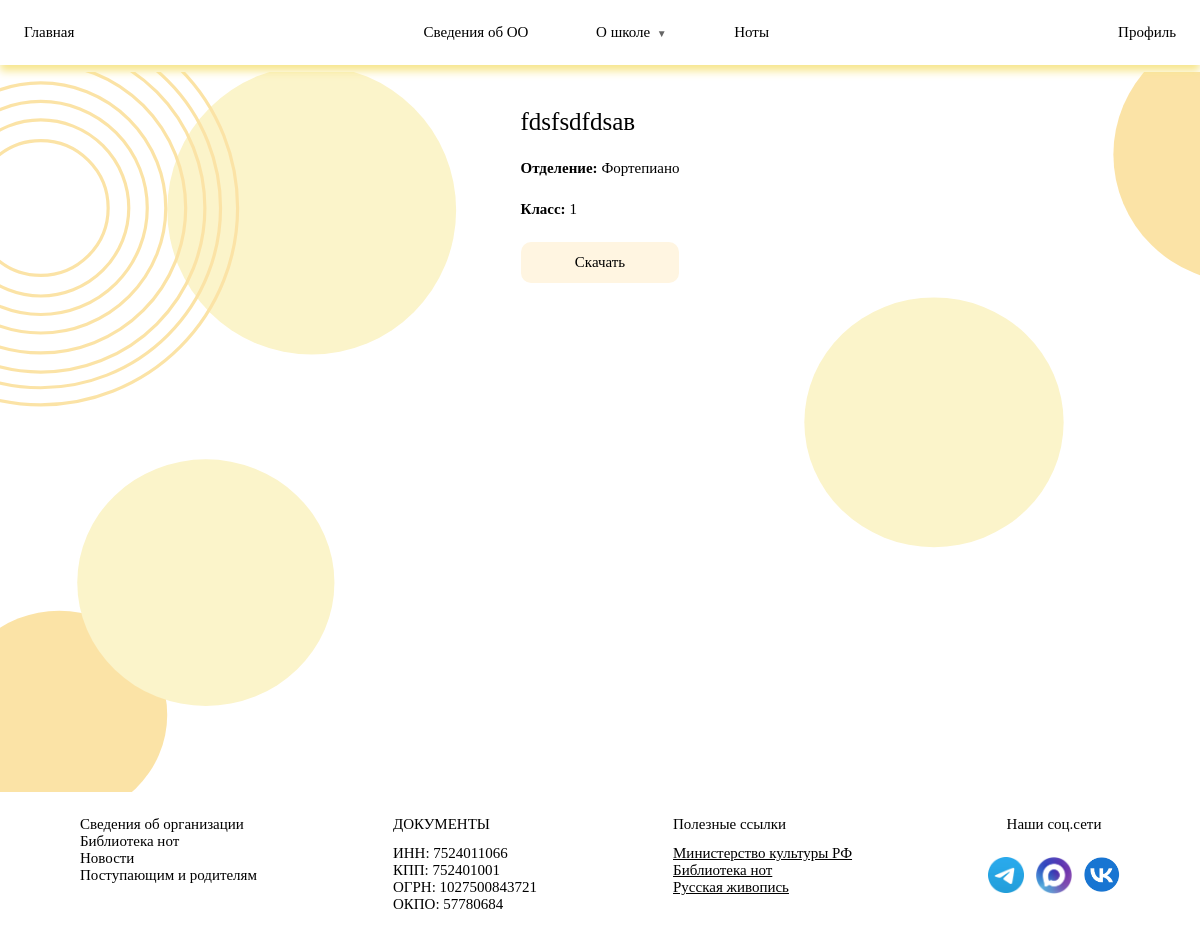
/notes/3/, run on the app's committed database.
### adminFunc/models.py (models this page shows, shortened)
class Notes(models.Model):
    CLASS_CHOICES = [(i, str(i)) for i in range(10)]
    DEPARTMENT_CHOICES = [
        ('piano', 'Фортепиано'),
        ('guitar', 'Гитара'),
        ('vocal', 'Вокальное'),
        ('accordion', 'Баян'),
        ('balalaika', 'Домра'),
    ]
    heading = models.CharField(
        max_length=255,
        verbose_name='Название'
    )
    class_number = models.IntegerField(
        choices=CLASS_CHOICES,
        verbose_name='Класс'
    )
    department = models.CharField(
        choices=DEPARTMENT_CHOICES,
        max_length=40,
        verbose_name='Отделение'
    )
    file = models.FileField(
        upload_to='notes/',
        verbose_name='Файл нот'
    )

### adminFunc/views.py (the view, shortened to what this page needs)
# urls.py: path('notes/<int:note_id>/', views.notes_detail_page, name='notes-detail-page'),
def notes_detail_page(request, note_id):
    note = get_object_or_404(Notes, id=note_id)
    is_admin = request.user.is_authenticated and request.user.role == 'admin'
    return render(request, 'notes_detail.html', {
        'note': note,
        'classes': range(1, 10),
        'is_admin': is_admin,
    })

### templates/notes_detail.html
{% extends 'base.html' %}
{% load static %}
{% block extra_css %}
<link rel="stylesheet" href="{% static 'notes.css' %}">
{% endblock %}
{% block content %}
<main class="main">
    <div class="note-wrapper">
        {% if is_admin %}
            <h2>Редактирование нот</h2>
        <div class="form-container">
            <form method="post" enctype="multipart/form-data" class="my-form">
                {% csrf_token %}
                <input type="hidden" name="action" value="update">
                <div class="form-group">
                    <input type="text" name="heading" value="{{ note.heading }}" class="form-input" required>
                </div>
                <div class="form-group">
                    <select name="department" class="my-select" required>
                        <option value="piano" {% if note.department == 'piano' %}selected{% endif %}>Фортепиано</option>
                        <option value="guitar" {% if note.department == 'guitar' %}selected{% endif %}>Гитара</option>
                        <option value="vocal" {% if note.department == 'vocal' %}selected{% endif %}>Вокальное</option>
                        <option value="accordion" {% if note.department == 'accordion' %}selected{% endif %}>Баян</option>
                        <option value="balalaika" {% if note.department == 'balalaika' %}selected{% endif %}>Домра</option>
                    </select>
                </div>
                <div class="form-group">
                    <select name="class_number" class="my-select" required>
                        {% for c in classes %}
                        <option value="{{ c }}" {% if note.class_number == c %}selected{% endif %}>{{ c }}</option>
                        {% endfor %}
                    </select>
                </div>
                <div class="form-group">
                    <input type="file" name="file" class="form-input">
                </div>
                <button class="my-btn form-button" type="submit">Сохранить</button>
            </form>
            <form method="post" onsubmit="return confirm('Удалить ноты?');">
                {% csrf_token %}
                <input type="hidden" name="action" value="delete">
                <button class="my-btn form-button" type="submit">Удалить</button>
            </form>
        </div>
        {% else %}
        <div class="note-info-wrapper">
            <h2>{{ note.heading }}</h2>
            <p><strong>Отделение:</strong> {{ note.get_department_display }}</p>
            <p><strong>Класс:</strong> {{ note.class_number }}</p>
            <a href="{{ note.file.url }}" class="my-btn form-button" download>Скачать</a>
        </div>
        {% endif %}
    </div>
</main>
{% endblock %}

### static/style.css (style rules this page uses)
* { margin: 0; padding: 0; box-sizing: border-box; }
html { font-size: 62.5%; font-family: 'Century Gothic'; position: relative; }
body { min-height: 100vh; display: flex; flex-direction: column; }
:root { --white: #FFF5E1; --beige: #F7E68C; --yellow: #F7E68C; }
h1, h2 { font-family: 'Vetrino'; font-weight: normal; }
h2 { font-size: 2.5rem; }
.my-btn { border-radius: 1rem; border: none; background-color: var(--white); padding: 1vw; font-size: 1.5rem; min-width: 10vw; max-width: 20vw; cursor: pointer; transition: transform 0.3s ease; color: black; text-align: center; text-decoration: none; }
.main { min-height: 60vw; margin-top: 6%; background-image: url('./images/фон.svg'); background-attachment: fixed; background-size: cover; flex: 1; }

### static/notes.css (style rules this page uses)
.main { display: flex; flex-direction: column; align-items: center; }
.note-wrapper { margin-top: 3vw; }
.note-info-wrapper { display: flex; flex-direction: column; gap: 2vw; font-size: 1.5rem; }

### data on the page
Notes: heading "fdsfsdfdsав", department "Фортепиано", class_number "1"
